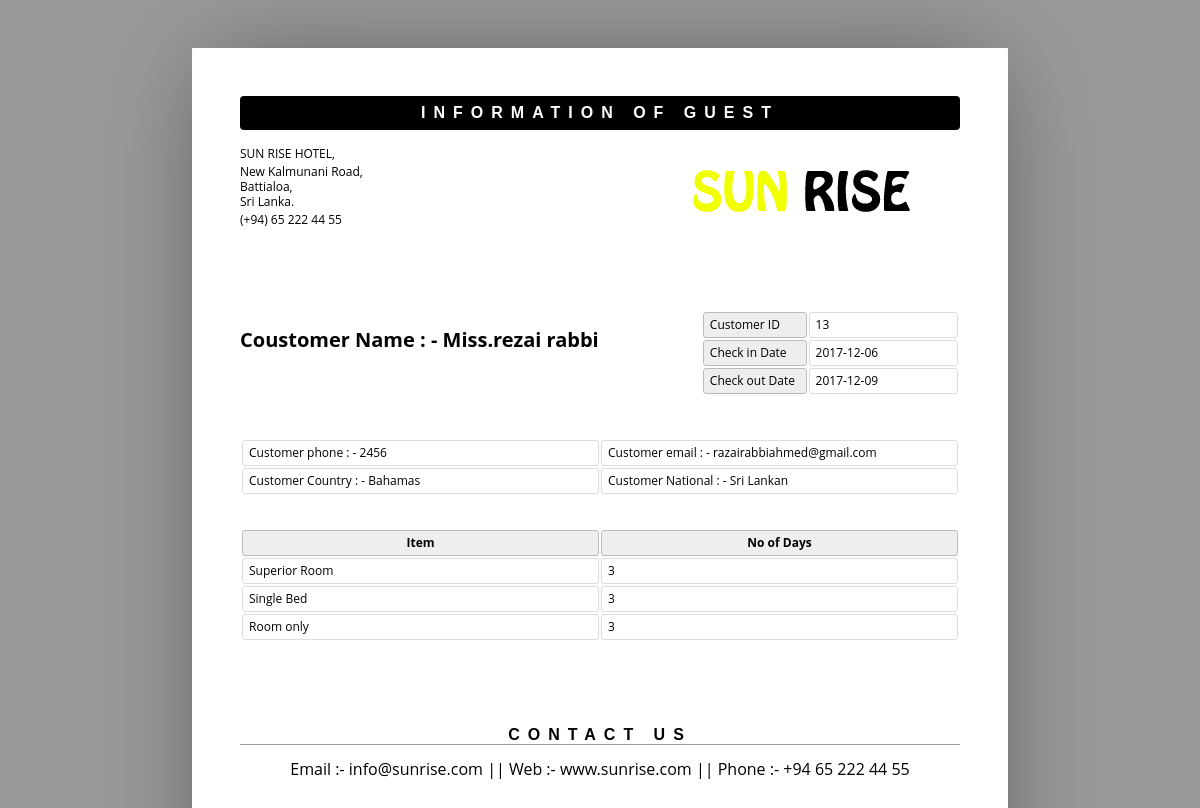
The page /admin/show.php?sid=13 on the database its author committed.
### tables this page shows
CREATE TABLE `roombook` (
  `id` int(10) UNSIGNED NOT NULL,
  `Title` varchar(5) DEFAULT NULL,
  `FName` text,
  `LName` text,
  `Email` varchar(50) DEFAULT NULL,
  `National` varchar(30) DEFAULT NULL,
  `Country` varchar(30) DEFAULT NULL,
  `Phone` text,
  `TRoom` varchar(20) DEFAULT NULL,
  `token` varchar(50) NOT NULL,
  `Bed` varchar(10) DEFAULT NULL,
  `NRoom` varchar(2) DEFAULT NULL,
  `Meal` varchar(15) DEFAULT NULL,
  `cin` date DEFAULT NULL,
  `cout` date DEFAULT NULL,
  `extra` double(8,2) NOT NULL,
  `stat` varchar(15) DEFAULT NULL,
  `nodays` int(11) DEFAULT NULL
);

### admin/show.php (the view, shortened to what this page needs)
<html>
	<head>
	</head>
	<body>
	<?php
	include ('db.php');
	$pid = $_GET['sid'];
	$sql ="select * from roombook where id = '$pid' ";
	$re = mysqli_query($con,$sql);
	while($row=mysqli_fetch_array($re))
	{
		$id = $row['id'];
		$title =  $row['Title'];
		$Fname = $row['FName'];
		$lname = $row['LName'];
		$email = $row['Email'];
		$National = $row['National'];
		$country = $row['Country'];
		$phone = $row['Phone'];
		$room_type = $row['TRoom'];
		$Bed_type = $row['Bed'];
		$meal_type = $row['Meal'];
		$cin_date = $row['cin'];
		$cout_date = $row['cout'];
		$nodays = $row['nodays'];
	}
	?>
		<header>
			<h1>Information of Guest</h1>
			<address >
				<p>SUN RISE HOTEL,</p>
				<p>New Kalmunani Road,<br>Battialoa,<br>Sri Lanka.</p>
				<p>(+94) 65 222 44 55</p>
			</address>
			<span><img alt="" src="assets/img/sun.png"></span>
		</header>
		<article>
			<address >
				<p><br></p>
				<p>Coustomer Name  : -  <?php echo $title.$Fname." ".$lname;?><br></p>
			</address>
			<table class="meta">
				<tr>
					<th><span >Customer ID</span></th>
					<td><span ><?php echo $id; ?></span></td>
				</tr>
				<tr>
					<th><span >Check in Date</span></th>
					<td><span ><?php echo $cin_date; ?> </span></td>
				</tr>
				<tr>
					<th><span >Check out Date</span></th>
					<td><span ><?php echo $cout_date; ?> </span></td>
				</tr>
			</table>
			<table >
					<tr>
						<td>Customer phone : -  <?php echo $phone; ?> </td>
						<td>Customer email : -  <?php echo $email; ?> </td>
					</tr>
					<tr>
						<td>Customer Country : -  <?php echo $country; ?> </td>
						<td>Customer National : -  <?php echo $National; ?> </td>
					</tr>
				</table>
				<br>
				<br>
			<table class="inventory">
				<thead>
					<tr>
						<th><span >Item</span></th>
						<th><span >No of Days</span></th>
					</tr>
				</thead>
				<tbody>
					<tr>
						<td><span ><?php echo $room_type; ?></span></td>
						<td><span ><?php echo $nodays; ?> </span></td>
					</tr>
					<tr>
						<td><span ><?php echo $Bed_type; ?>  Bed </span></td>
						<td><span ><?php echo $nodays; ?></span></td>
					</tr>
					<tr>
						<td><span ><?php echo $meal_type; ?>  </span></td>
						<td><span ><?php echo $nodays; ?></span></td>
					</tr>
				</tbody>
			</table>
		</article>
		<aside>
			<h1><span >Contact us</span></h1>
			<div >
				<p align="center">Email :- info@sunrise.com || Web :- www.sunrise.com || Phone :- +94 65 222 44 55 </p>
			</div>
		</aside>
	</body>
</html>

### admin/show.php (style rules this page uses)
* { border: 0; box-sizing: content-box; color: inherit; font-family: inherit; font-size: inherit; font-style: inherit; font-weight: inherit; line-height: inherit; list-style: none; margin: 0; padding: 0; text-decoration: none; vertical-align: top; }
h1 { font: bold 100% sans-serif; letter-spacing: 0.5em; text-align: center; text-transform: uppercase; }
table { font-size: 75%; table-layout: fixed; width: 100%; }
table { border-collapse: separate; border-spacing: 2px; }
th, td { border-width: 1px; padding: 0.5em; position: relative; text-align: left; }
th, td { border-radius: 0.25em; border-style: solid; }
th { background: #EEE; border-color: #BBB; }
td { border-color: #DDD; }
html { font: 16px/1 'Open Sans', sans-serif; overflow: auto; padding: 0.5in; }
html { background: #999; cursor: default; }
body { box-sizing: border-box; height: 11in; margin: 0 auto; overflow: hidden; padding: 0.5in; width: 8.5in; }
body { background: #FFF; border-radius: 1px; box-shadow: 0 0 1in -0.25in rgba(0, 0, 0, 0.5); }
header { margin: 0 0 3em; }
header:after { clear: both; content: ""; display: table; }
header h1 { background: #000; border-radius: 0.25em; color: #FFF; margin: 0 0 1em; padding: 0.5em 0; }
header address { float: left; font-size: 75%; font-style: normal; line-height: 1.25; margin: 0 1em 1em 0; }
header address p { margin: 0 0 0.25em; }
header span, header img { display: block; float: right; }
header span { margin: 0 0 1em 1em; max-height: 25%; max-width: 60%; position: relative; }
header img { max-height: 100%; max-width: 100%; }
article, article address, table.meta, table.inventory { margin: 0 0 3em; }
article:after { clear: both; content: ""; display: table; }
article address { float: left; font-size: 125%; font-weight: bold; }
table.meta, table.balance { float: right; width: 36%; }
table.meta:after, table.balance:after { clear: both; content: ""; display: table; }
table.meta th { width: 40%; }
table.meta td { width: 60%; }
table.inventory { clear: both; width: 100%; }
table.inventory th { font-weight: bold; text-align: center; }
table.inventory td:nth-child(1) { width: 26%; }
table.inventory td:nth-child(2) { width: 38%; }
aside h1 { border: none; border-width: 0 0 1px; margin: 0 0 1em; }
aside h1 { border-color: #999; border-bottom-style: solid; }

### rows shown on the page
roombook: Title "Miss.", FName "rezai", LName "rabbi", id "13", cin "2017-12-06", cout "2017-12-09", Phone "2456", Email "razairabbiahmed@gmail.com", Country "Bahamas", National "Sri Lankan", TRoom "Superior Room", nodays "3", Bed "Single", Meal "Room only"
